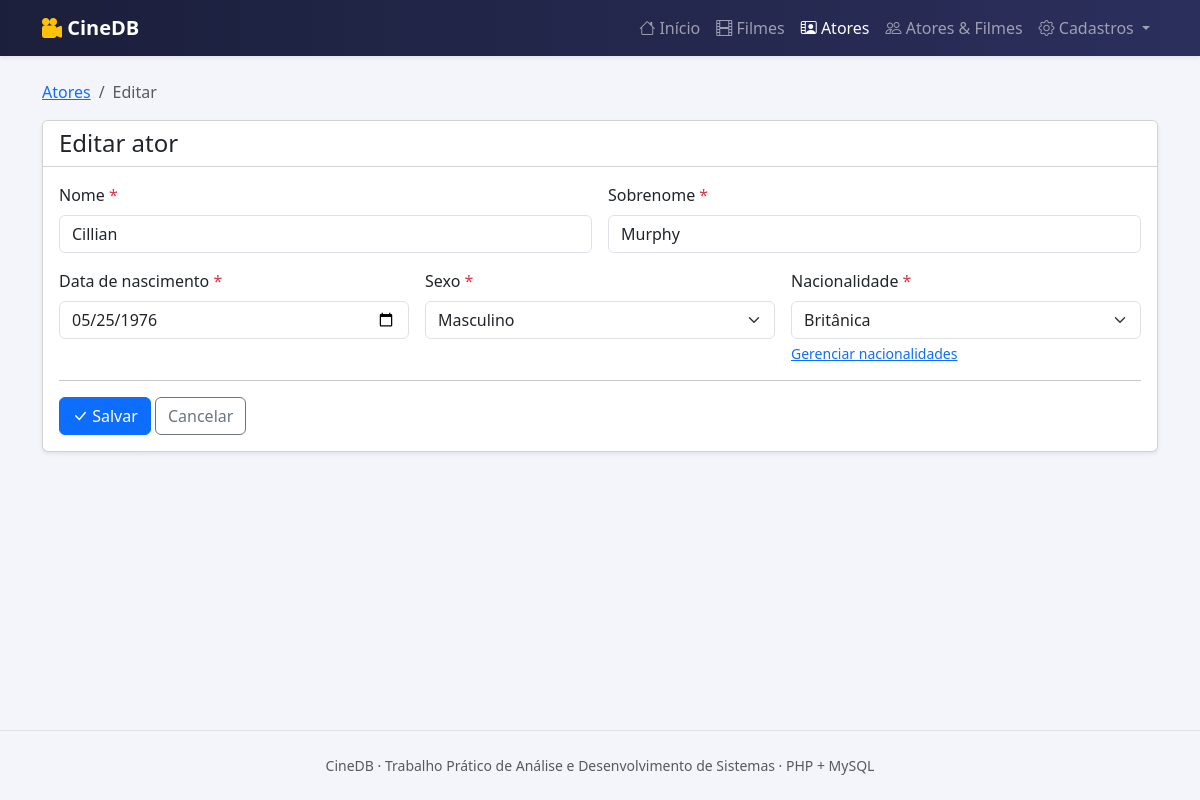
Screenshot of /ator_form.php?id=5 with the database file from the repository.
### tables this page shows
CREATE TABLE ator (
    id               INT UNSIGNED NOT NULL AUTO_INCREMENT,
    nome             VARCHAR(60)  NOT NULL,
    sobrenome        VARCHAR(80)  NOT NULL,
    data_nascimento  DATE         NOT NULL,
    sexo             ENUM('M','F','O') NOT NULL,
    nacionalidade_id INT UNSIGNED NOT NULL,
    PRIMARY KEY (id),
    KEY idx_ator_nome (nome, sobrenome),
    CONSTRAINT fk_ator_nacionalidade
        FOREIGN KEY (nacionalidade_id) REFERENCES nacionalidade (id)
        ON UPDATE CASCADE ON DELETE RESTRICT
);

CREATE TABLE nacionalidade (
    id   INT UNSIGNED NOT NULL AUTO_INCREMENT,
    nome VARCHAR(60)  NOT NULL,
    PRIMARY KEY (id),
    UNIQUE KEY uk_nacionalidade_nome (nome)
);

### ator_form.php (called while the page is built, shortened)
<?php
$id = lerId($_GET) ?? lerId($_POST);
$erros = [];
$ator = ['nome' => '', 'sobrenome' => '', 'data_nascimento' => '', 'sexo' => '', 'nacionalidade_id' => ''];
if ($_SERVER['REQUEST_METHOD'] === 'POST') {
    [$ator, $erros] = Ator::validar($_POST);
    if (!$erros) {
        if ($id) {
            Ator::atualizar($id, $ator);
            flash('success', 'Ator atualizado com sucesso.');
        } else {
            Ator::inserir($ator);
            flash('success', 'Ator cadastrado com sucesso.');
        }
        redirecionar('atores.php');
    }
} elseif ($id) {
    $ator = Ator::buscar($id);
}
$nacionalidades = Nacionalidade::opcoes();
require __DIR__ . '/views/layout/header.php';
require __DIR__ . '/views/atores/form.php';
require __DIR__ . '/views/layout/footer.php';

### app/helpers.php (called while the page is built, shortened)
<?php
function e($valor): string
{
    return htmlspecialchars((string) $valor, ENT_QUOTES, 'UTF-8');
}
function apenasNumeros($valor): bool
{
    return is_string($valor) && $valor !== '' && ctype_digit($valor);
}
function lerId(array $origem, string $campo = 'id'): ?int
{
    $valor = $origem[$campo] ?? '';
    return apenasNumeros($valor) ? (int) $valor : null;
}

### config/config.php (called while the page is built)
<?php
return [
    'db_host'    => 'localhost',
    'db_usuario' => 'root',
    'db_senha'   => '',
    'db_nome'    => 'cinedb',
    'db_porta'   => 3306,
];

### app/Database.php (called while the page is built, shortened)
<?php
class Database
{
    private static ?mysqli $conexao = null;
    public static function conexao(): mysqli
    {
        if (self::$conexao === null) {
            $cfg = require __DIR__ . '/../config/config.php';
            self::$conexao = new mysqli(
                $cfg['db_host'],
                $cfg['db_usuario'],
                $cfg['db_senha'],
                $cfg['db_nome'],
                $cfg['db_porta']
            );
            self::$conexao->set_charset('utf8mb4');
        }
        return self::$conexao;
    }
}

### app/models/Ator.php (called while the page is built, shortened)
<?php
class Ator
{
    public static function buscar(int $id): ?array
    {
        $stmt = Database::conexao()->prepare(
            "SELECT id, nome, sobrenome, data_nascimento, sexo, nacionalidade_id FROM ator WHERE id = ?"
        );
        $stmt->bind_param('i', $id);
        $stmt->execute();
        return $stmt->get_result()->fetch_assoc() ?: null;
    }
}

### app/models/Nacionalidade.php (called while the page is built, shortened)
<?php
class Nacionalidade extends CadastroSimples
{
    public static function tabela(): string { return 'nacionalidade'; }
}

### app/models/CadastroSimples.php (called while the page is built, shortened)
<?php
abstract class CadastroSimples
{
    public static function opcoes(): array
    {
        $tabela = static::tabela();
        $res = Database::conexao()->query("SELECT id, nome FROM {$tabela} ORDER BY nome");
        return $res->fetch_all(MYSQLI_ASSOC);
    }
}

### views/atores/form.php (the view, shortened to what this page needs)
<nav aria-label="breadcrumb">
    <ol class="breadcrumb">
        <li class="breadcrumb-item"><a href="atores.php">Atores</a></li>
        <li class="breadcrumb-item active"><?= $id ? 'Editar' : 'Novo' ?></li>
    </ol>
</nav>
<div class="card shadow-sm">
    <div class="card-header bg-white">
        <h1 class="h4 mb-0"><?= $id ? 'Editar ator' : 'Novo ator' ?></h1>
    </div>
    <div class="card-body">
        <form method="post" action="ator_form.php<?= $id ? '?id=' . e($id) : '' ?>">
            <div class="row g-3">
                <div class="col-md-6">
                    <label for="nome" class="form-label">Nome <span class="text-danger">*</span></label>
                    <input type="text" id="nome" name="nome" class="form-control" maxlength="60" required value="<?= e($ator['nome']) ?>">
                </div>
                <div class="col-md-6">
                    <label for="sobrenome" class="form-label">Sobrenome <span class="text-danger">*</span></label>
                    <input type="text" id="sobrenome" name="sobrenome" class="form-control" maxlength="80" required value="<?= e($ator['sobrenome']) ?>">
                </div>
                <div class="col-md-4">
                    <label for="data_nascimento" class="form-label">Data de nascimento <span class="text-danger">*</span></label>
                    <input type="date" id="data_nascimento" name="data_nascimento" class="form-control" required
                           max="<?= date('Y-m-d') ?>" value="<?= e($ator['data_nascimento']) ?>">
                </div>
                <div class="col-md-4">
                    <label for="sexo" class="form-label">Sexo <span class="text-danger">*</span></label>
                    <select id="sexo" name="sexo" class="form-select" required>
                        <?php foreach (SEXOS as $valor => $rotulo): ?>
                            <option value="<?= $valor ?>" <?= $ator['sexo'] === $valor ? 'selected' : '' ?>><?= $rotulo ?></option>
                        <?php endforeach; ?>
                    </select>
                </div>
                <div class="col-md-4">
                    <label for="nacionalidade_id" class="form-label">Nacionalidade <span class="text-danger">*</span></label>
                    <select id="nacionalidade_id" name="nacionalidade_id" class="form-select" required>
                        <?php foreach ($nacionalidades as $n): ?>
                            <option value="<?= e($n['id']) ?>" <?= (string) $ator['nacionalidade_id'] === (string) $n['id'] ? 'selected' : '' ?>><?= e($n['nome']) ?></option>
                        <?php endforeach; ?>
                    </select>
                    <div class="form-text"><a href="nacionalidades.php">Gerenciar nacionalidades</a></div>
                </div>
            </div>
            <hr>
            <button type="submit" class="btn btn-primary"><i class="bi bi-check-lg"></i> Salvar</button>
            <a href="atores.php" class="btn btn-outline-secondary">Cancelar</a>
        </form>
    </div>
</div>

### assets/css/style.css (style rules this page uses)
:root { --cine: #1b1f3b; --cine-2: #2b2f5c; }
body { background: #f4f5fa; min-height: 100vh; display: flex; flex-direction: column; }

### rows the page displays
ator: nome "Cillian", sobrenome "Murphy", data_nascimento "05/25/1976", sexo "Masculino", nacionalidade_id "Britânica"

### other values shown
$rotulo "Início"
$rotulo "Filmes"
$rotulo "Atores"
$rotulo "Atores & Filmes"
